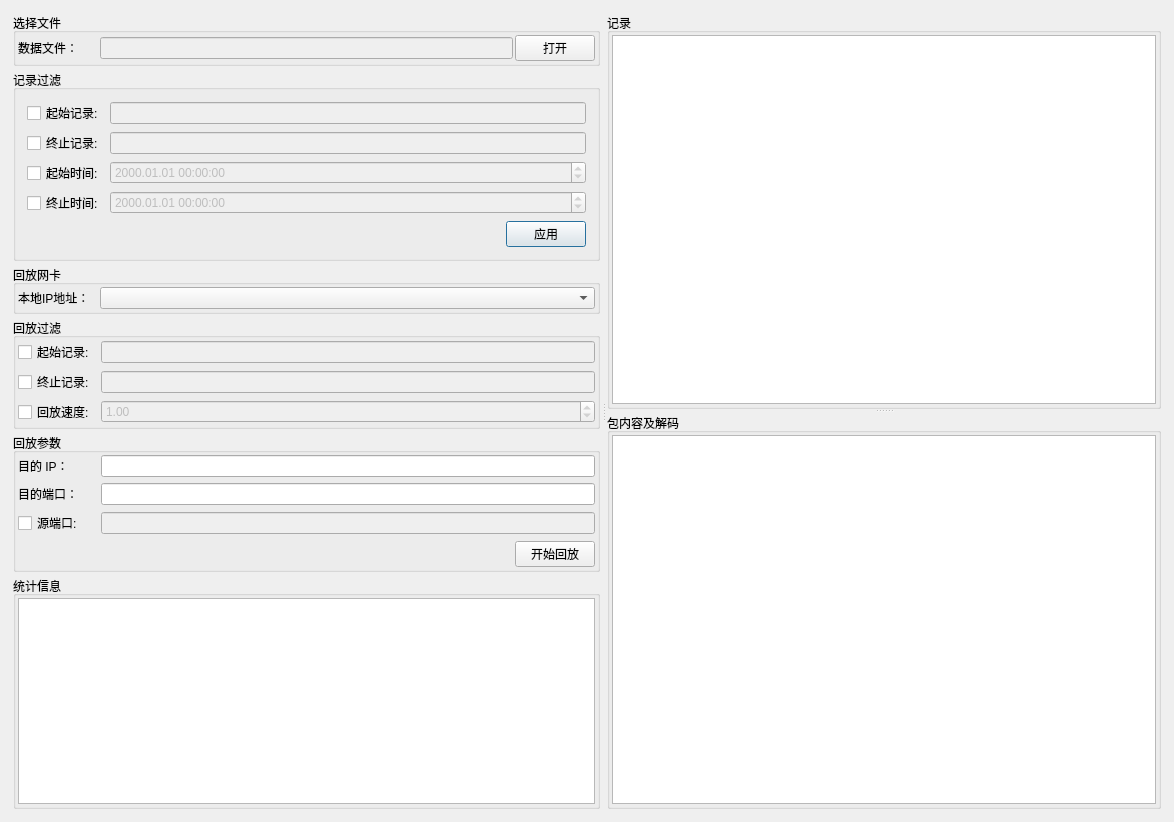
<?xml version="1.0" encoding="UTF-8"?>
<ui version="4.0">
 <class>Dialog</class>
 <widget class="QDialog" name="Dialog">
  <property name="geometry">
   <rect>
    <x>0</x>
    <y>0</y>
    <width>1174</width>
    <height>822</height>
   </rect>
  </property>
  <property name="windowTitle">
   <string>Dialog</string>
  </property>
  <layout class="QHBoxLayout" name="horizontalLayout_3">
   <item>
    <widget class="QSplitter" name="splitter_2">
     <property name="orientation">
      <enum>Qt::Horizontal</enum>
     </property>
     <property name="handleWidth">
      <number>3</number>
     </property>
     <widget class="QWidget" name="layoutWidget">
      <layout class="QVBoxLayout" name="layout_some">
       <property name="spacing">
        <number>4</number>
       </property>
       <property name="leftMargin">
        <number>2</number>
       </property>
       <property name="topMargin">
        <number>2</number>
       </property>
       <property name="rightMargin">
        <number>2</number>
       </property>
       <property name="bottomMargin">
        <number>2</number>
       </property>
       <item>
        <widget class="QGroupBox" name="groupBox_selcard_2">
         <property name="sizePolicy">
          <sizepolicy hsizetype="Preferred" vsizetype="Preferred">
           <horstretch>0</horstretch>
           <verstretch>0</verstretch>
          </sizepolicy>
         </property>
         <property name="minimumSize">
          <size>
           <width>0</width>
           <height>0</height>
          </size>
         </property>
         <property name="maximumSize">
          <size>
           <width>16777215</width>
           <height>16777215</height>
          </size>
         </property>
         <property name="title">
          <string>选择文件</string>
         </property>
         <layout class="QHBoxLayout" name="horizontalLayout">
          <property name="spacing">
           <number>2</number>
          </property>
          <property name="leftMargin">
           <number>2</number>
          </property>
          <property name="topMargin">
           <number>2</number>
          </property>
          <property name="rightMargin">
           <number>2</number>
          </property>
          <property name="bottomMargin">
           <number>2</number>
          </property>
          <item>
           <widget class="QLabel" name="label_ip_2">
            <property name="sizePolicy">
             <sizepolicy hsizetype="Preferred" vsizetype="Fixed">
              <horstretch>0</horstretch>
              <verstretch>0</verstretch>
             </sizepolicy>
            </property>
            <property name="minimumSize">
             <size>
              <width>80</width>
              <height>0</height>
             </size>
            </property>
            <property name="maximumSize">
             <size>
              <width>80</width>
              <height>16777215</height>
             </size>
            </property>
            <property name="text">
             <string>数据文件：</string>
            </property>
           </widget>
          </item>
          <item>
           <widget class="QLineEdit" name="le_filename">
            <property name="enabled">
             <bool>false</bool>
            </property>
            <property name="readOnly">
             <bool>true</bool>
            </property>
           </widget>
          </item>
          <item>
           <widget class="QPushButton" name="pb_selfile">
            <property name="maximumSize">
             <size>
              <width>16777215</width>
              <height>16777215</height>
             </size>
            </property>
            <property name="text">
             <string>打开</string>
            </property>
            <property name="autoDefault">
             <bool>false</bool>
            </property>
           </widget>
          </item>
         </layout>
        </widget>
       </item>
       <item>
        <widget class="QGroupBox" name="groupBox_3">
         <property name="minimumSize">
          <size>
           <width>0</width>
           <height>0</height>
          </size>
         </property>
         <property name="title">
          <string>记录过滤</string>
         </property>
         <layout class="QGridLayout" name="gridLayout_3">
          <item row="1" column="1">
           <widget class="QLineEdit" name="le_filter_end_rcdnum">
            <property name="enabled">
             <bool>false</bool>
            </property>
           </widget>
          </item>
          <item row="0" column="1">
           <widget class="QLineEdit" name="le_filter_start_rcdnum">
            <property name="enabled">
             <bool>false</bool>
            </property>
           </widget>
          </item>
          <item row="3" column="1">
           <widget class="QDateTimeEdit" name="dte_filter_end">
            <property name="enabled">
             <bool>false</bool>
            </property>
            <property name="displayFormat">
             <string>yyyy.MM.dd HH:mm:ss</string>
            </property>
           </widget>
          </item>
          <item row="2" column="0">
           <widget class="QCheckBox" name="cb_filter_start_datetime">
            <property name="text">
             <string>起始时间:</string>
            </property>
           </widget>
          </item>
          <item row="1" column="0">
           <widget class="QCheckBox" name="cb_filter_endrcd">
            <property name="text">
             <string>终止记录:</string>
            </property>
           </widget>
          </item>
          <item row="4" column="1">
           <layout class="QHBoxLayout" name="horizontalLayout_7">
            <item>
             <spacer name="horizontalSpacer_6">
              <property name="orientation">
               <enum>Qt::Horizontal</enum>
              </property>
              <property name="sizeHint" stdset="0">
               <size>
                <width>40</width>
                <height>20</height>
               </size>
              </property>
             </spacer>
            </item>
            <item>
             <widget class="QPushButton" name="btn_filter">
              <property name="sizePolicy">
               <sizepolicy hsizetype="Preferred" vsizetype="Fixed">
                <horstretch>0</horstretch>
                <verstretch>0</verstretch>
               </sizepolicy>
              </property>
              <property name="text">
               <string>应用</string>
              </property>
             </widget>
            </item>
           </layout>
          </item>
          <item row="3" column="0">
           <widget class="QCheckBox" name="cb_filter_end_datetime">
            <property name="text">
             <string>终止时间:</string>
            </property>
           </widget>
          </item>
          <item row="0" column="0">
           <widget class="QCheckBox" name="cb_filter_startrcd">
            <property name="text">
             <string>起始记录:</string>
            </property>
           </widget>
          </item>
          <item row="2" column="1">
           <widget class="QDateTimeEdit" name="dte_filter_start">
            <property name="enabled">
             <bool>false</bool>
            </property>
            <property name="displayFormat">
             <string>yyyy.MM.dd HH:mm:ss</string>
            </property>
           </widget>
          </item>
         </layout>
        </widget>
       </item>
       <item>
        <widget class="QGroupBox" name="groupBox_selcard">
         <property name="sizePolicy">
          <sizepolicy hsizetype="Preferred" vsizetype="Preferred">
           <horstretch>0</horstretch>
           <verstretch>0</verstretch>
          </sizepolicy>
         </property>
         <property name="minimumSize">
          <size>
           <width>0</width>
           <height>0</height>
          </size>
         </property>
         <property name="maximumSize">
          <size>
           <width>16777215</width>
           <height>16777215</height>
          </size>
         </property>
         <property name="title">
          <string>回放网卡</string>
         </property>
         <layout class="QHBoxLayout" name="horizontalLayout_2">
          <property name="spacing">
           <number>2</number>
          </property>
          <property name="leftMargin">
           <number>2</number>
          </property>
          <property name="topMargin">
           <number>2</number>
          </property>
          <property name="rightMargin">
           <number>2</number>
          </property>
          <property name="bottomMargin">
           <number>2</number>
          </property>
          <item>
           <widget class="QLabel" name="label_ip">
            <property name="sizePolicy">
             <sizepolicy hsizetype="Preferred" vsizetype="Fixed">
              <horstretch>0</horstretch>
              <verstretch>0</verstretch>
             </sizepolicy>
            </property>
            <property name="minimumSize">
             <size>
              <width>80</width>
              <height>0</height>
             </size>
            </property>
            <property name="maximumSize">
             <size>
              <width>80</width>
              <height>16777215</height>
             </size>
            </property>
            <property name="text">
             <string>本地IP地址：</string>
            </property>
           </widget>
          </item>
          <item>
           <widget class="QComboBox" name="cb_ip"/>
          </item>
         </layout>
        </widget>
       </item>
       <item>
        <widget class="QGroupBox" name="groupBox_1">
         <property name="sizePolicy">
          <sizepolicy hsizetype="Preferred" vsizetype="Preferred">
           <horstretch>0</horstretch>
           <verstretch>0</verstretch>
          </sizepolicy>
         </property>
         <property name="minimumSize">
          <size>
           <width>0</width>
           <height>0</height>
          </size>
         </property>
         <property name="maximumSize">
          <size>
           <width>16777215</width>
           <height>16777215</height>
          </size>
         </property>
         <property name="title">
          <string>回放过滤</string>
         </property>
         <layout class="QGridLayout" name="gridLayout">
          <property name="leftMargin">
           <number>2</number>
          </property>
          <property name="topMargin">
           <number>2</number>
          </property>
          <property name="rightMargin">
           <number>2</number>
          </property>
          <property name="bottomMargin">
           <number>2</number>
          </property>
          <property name="spacing">
           <number>6</number>
          </property>
          <item row="2" column="0">
           <widget class="QCheckBox" name="cb_playbackspeed">
            <property name="text">
             <string>回放速度:</string>
            </property>
           </widget>
          </item>
          <item row="2" column="1">
           <widget class="QDoubleSpinBox" name="dsb_playback_speed">
            <property name="enabled">
             <bool>false</bool>
            </property>
            <property name="minimum">
             <double>0.100000000000000</double>
            </property>
            <property name="maximum">
             <double>100.000000000000000</double>
            </property>
            <property name="singleStep">
             <double>1.000000000000000</double>
            </property>
            <property name="value">
             <double>1.000000000000000</double>
            </property>
           </widget>
          </item>
          <item row="0" column="1">
           <widget class="QLineEdit" name="le_start_rcdnum">
            <property name="enabled">
             <bool>false</bool>
            </property>
           </widget>
          </item>
          <item row="1" column="0">
           <widget class="QCheckBox" name="cb_endrcd">
            <property name="text">
             <string>终止记录:</string>
            </property>
           </widget>
          </item>
          <item row="0" column="0">
           <widget class="QCheckBox" name="cb_startrcd">
            <property name="text">
             <string>起始记录:</string>
            </property>
           </widget>
          </item>
          <item row="1" column="1">
           <widget class="QLineEdit" name="le_end_rcdnum">
            <property name="enabled">
             <bool>false</bool>
            </property>
           </widget>
          </item>
         </layout>
        </widget>
       </item>
       <item>
        <widget class="QGroupBox" name="groupBox_2">
         <property name="sizePolicy">
          <sizepolicy hsizetype="Preferred" vsizetype="Preferred">
           <horstretch>0</horstretch>
           <verstretch>0</verstretch>
          </sizepolicy>
         </property>
         <property name="minimumSize">
          <size>
           <width>0</width>
           <height>0</height>
          </size>
         </property>
         <property name="maximumSize">
          <size>
           <width>16777215</width>
           <height>16777215</height>
          </size>
         </property>
         <property name="title">
          <string>回放参数</string>
         </property>
         <layout class="QGridLayout" name="gridLayout_2">
          <property name="leftMargin">
           <number>2</number>
          </property>
          <property name="topMargin">
           <number>2</number>
          </property>
          <property name="rightMargin">
           <number>2</number>
          </property>
          <property name="bottomMargin">
           <number>2</number>
          </property>
          <property name="spacing">
           <number>6</number>
          </property>
          <item row="0" column="0">
           <widget class="QLabel" name="label_2">
            <property name="text">
             <string>目的 IP：</string>
            </property>
           </widget>
          </item>
          <item row="0" column="1">
           <widget class="QLineEdit" name="le_playback_destip">
            <property name="sizePolicy">
             <sizepolicy hsizetype="Expanding" vsizetype="Fixed">
              <horstretch>0</horstretch>
              <verstretch>0</verstretch>
             </sizepolicy>
            </property>
            <property name="minimumSize">
             <size>
              <width>0</width>
              <height>0</height>
             </size>
            </property>
           </widget>
          </item>
          <item row="1" column="0">
           <widget class="QLabel" name="label_3">
            <property name="text">
             <string>目的端口：</string>
            </property>
           </widget>
          </item>
          <item row="1" column="1">
           <widget class="QLineEdit" name="le_playback_destport">
            <property name="sizePolicy">
             <sizepolicy hsizetype="Expanding" vsizetype="Fixed">
              <horstretch>0</horstretch>
              <verstretch>0</verstretch>
             </sizepolicy>
            </property>
           </widget>
          </item>
          <item row="2" column="0">
           <widget class="QCheckBox" name="cb_playback_srcport">
            <property name="text">
             <string>源端口:　</string>
            </property>
           </widget>
          </item>
          <item row="2" column="1">
           <widget class="QLineEdit" name="le_playback_srcport">
            <property name="enabled">
             <bool>false</bool>
            </property>
           </widget>
          </item>
          <item row="3" column="1">
           <layout class="QHBoxLayout" name="horizontalLayout_6">
            <item>
             <spacer name="horizontalSpacer_5">
              <property name="orientation">
               <enum>Qt::Horizontal</enum>
              </property>
              <property name="sizeHint" stdset="0">
               <size>
                <width>40</width>
                <height>20</height>
               </size>
              </property>
             </spacer>
            </item>
            <item>
             <widget class="QPushButton" name="btn_plbstart">
              <property name="sizePolicy">
               <sizepolicy hsizetype="Preferred" vsizetype="Fixed">
                <horstretch>0</horstretch>
                <verstretch>0</verstretch>
               </sizepolicy>
              </property>
              <property name="text">
               <string>开始回放</string>
              </property>
             </widget>
            </item>
           </layout>
          </item>
         </layout>
        </widget>
       </item>
       <item>
        <widget class="QGroupBox" name="groupBox_4">
         <property name="sizePolicy">
          <sizepolicy hsizetype="Preferred" vsizetype="Preferred">
           <horstretch>0</horstretch>
           <verstretch>0</verstretch>
          </sizepolicy>
         </property>
         <property name="maximumSize">
          <size>
           <width>16777215</width>
           <height>16777215</height>
          </size>
         </property>
         <property name="title">
          <string>统计信息</string>
         </property>
         <layout class="QVBoxLayout" name="verticalLayout">
          <property name="spacing">
           <number>2</number>
          </property>
          <property name="leftMargin">
           <number>2</number>
          </property>
          <property name="topMargin">
           <number>2</number>
          </property>
          <property name="rightMargin">
           <number>2</number>
          </property>
          <property name="bottomMargin">
           <number>2</number>
          </property>
          <item>
           <widget class="QTextBrowser" name="txt_info"/>
          </item>
         </layout>
        </widget>
       </item>
      </layout>
     </widget>
     <widget class="QWidget" name="main_widget" native="true">
      <layout class="QVBoxLayout" name="verticalLayout_2">
       <property name="spacing">
        <number>2</number>
       </property>
       <property name="leftMargin">
        <number>2</number>
       </property>
       <property name="topMargin">
        <number>2</number>
       </property>
       <property name="rightMargin">
        <number>2</number>
       </property>
       <property name="bottomMargin">
        <number>2</number>
       </property>
       <item>
        <widget class="QSplitter" name="splitter">
         <property name="orientation">
          <enum>Qt::Vertical</enum>
         </property>
         <widget class="QGroupBox" name="groupBox">
          <property name="sizePolicy">
           <sizepolicy hsizetype="Preferred" vsizetype="Preferred">
            <horstretch>0</horstretch>
            <verstretch>0</verstretch>
           </sizepolicy>
          </property>
          <property name="minimumSize">
           <size>
            <width>0</width>
            <height>0</height>
           </size>
          </property>
          <property name="maximumSize">
           <size>
            <width>16777215</width>
            <height>16777215</height>
           </size>
          </property>
          <property name="title">
           <string>记录</string>
          </property>
          <layout class="QHBoxLayout" name="horizontalLayout_8">
           <property name="spacing">
            <number>2</number>
           </property>
           <property name="leftMargin">
            <number>2</number>
           </property>
           <property name="topMargin">
            <number>2</number>
           </property>
           <property name="rightMargin">
            <number>2</number>
           </property>
           <property name="bottomMargin">
            <number>2</number>
           </property>
           <item>
            <widget class="QTableWidget" name="tw_rcds"/>
           </item>
          </layout>
         </widget>
         <widget class="QGroupBox" name="gb_rcds">
          <property name="title">
           <string>包内容及解码</string>
          </property>
          <layout class="QVBoxLayout" name="verticalLayout_3">
           <property name="spacing">
            <number>6</number>
           </property>
           <property name="leftMargin">
            <number>2</number>
           </property>
           <property name="topMargin">
            <number>2</number>
           </property>
           <property name="rightMargin">
            <number>2</number>
           </property>
           <property name="bottomMargin">
            <number>2</number>
           </property>
           <item>
            <widget class="QPlainTextEdit" name="pt_data">
             <property name="readOnly">
              <bool>true</bool>
             </property>
             <property name="plainText">
              <string/>
             </property>
            </widget>
           </item>
          </layout>
         </widget>
        </widget>
       </item>
      </layout>
     </widget>
    </widget>
   </item>
  </layout>
 </widget>
 <layoutdefault spacing="6" margin="11"/>
 <resources/>
 <connections/>
</ui>
